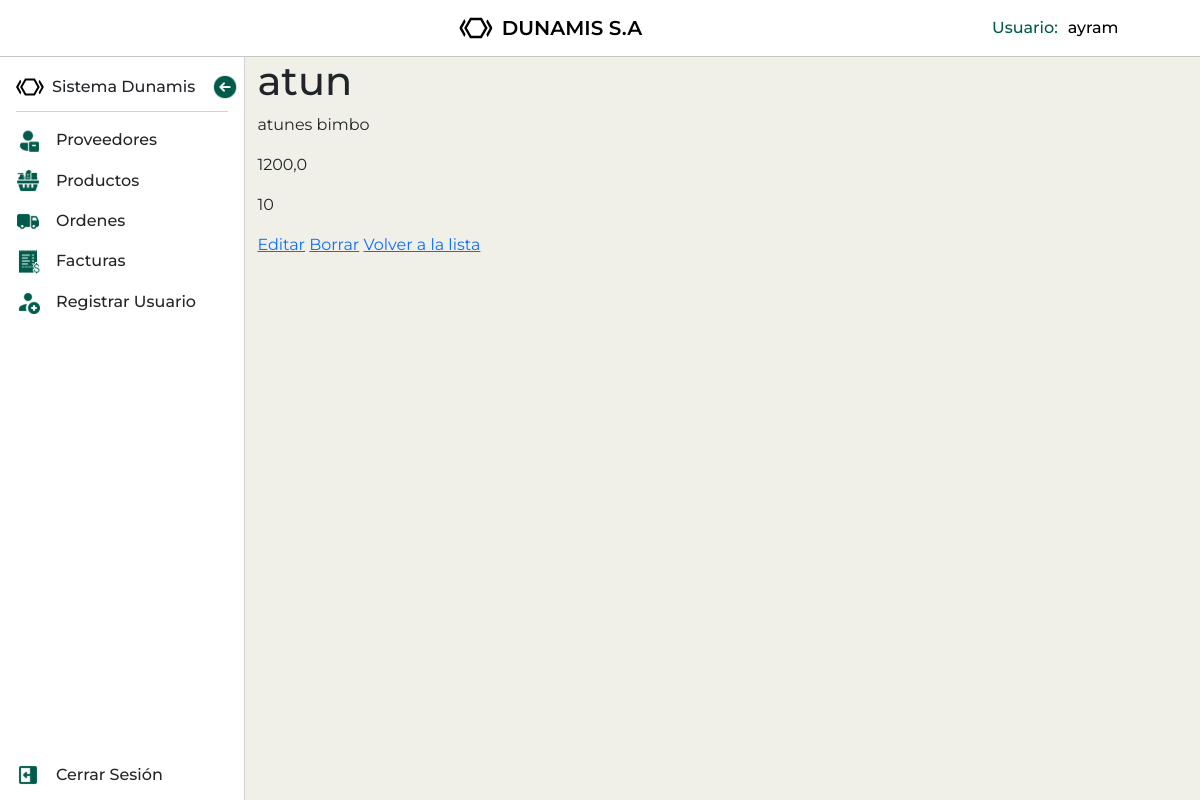
The app's page /productos/1/ (signed in), older data.
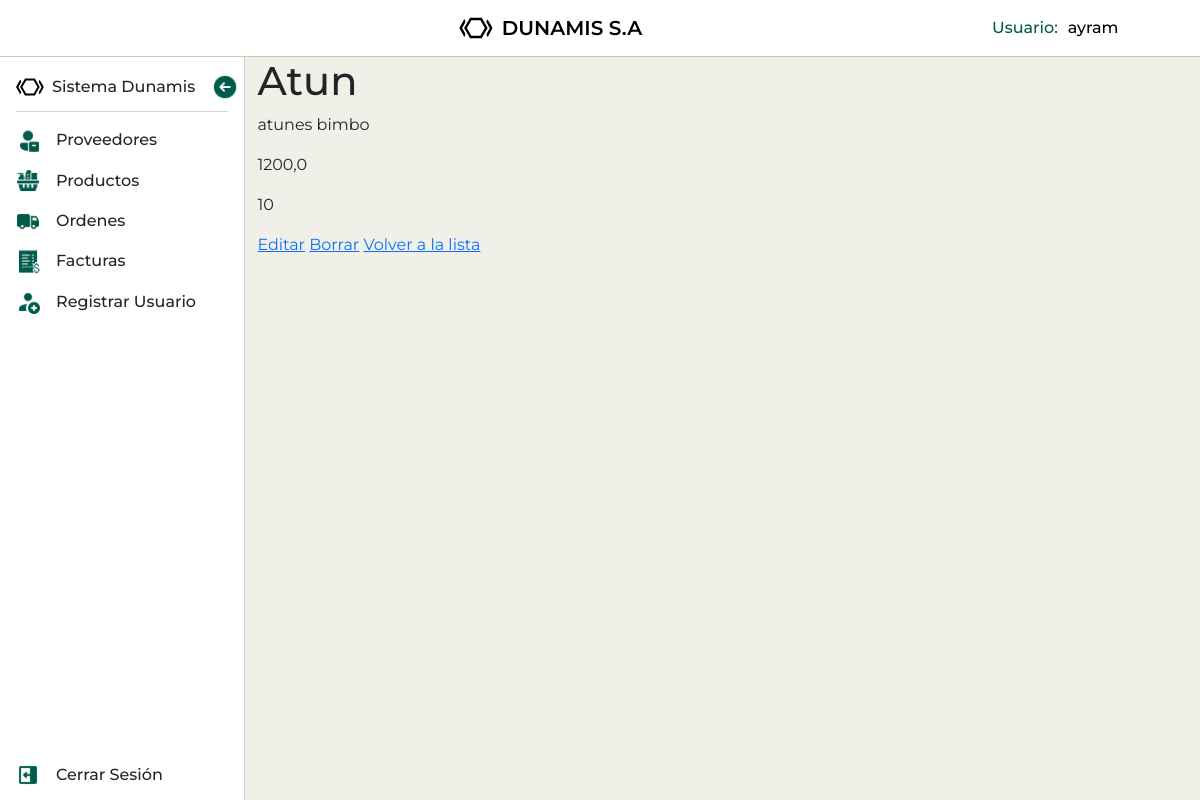
The same page, newer data.
### mod_ventas/sub_mod_productos/models.py (models this page shows, shortened)
class Producto(models.Model):
    nombre = models.CharField(max_length=150)
    imagen = models.ImageField(upload_to='productos/', blank=True, null=True, default='productos/default.png')
    tipo_producto = models.ForeignKey(TipoProducto, on_delete=models.CASCADE, default=1)
    proveedor = models.ForeignKey(Proveedor, on_delete=models.CASCADE, default=1)
    precio_compra = models.FloatField(validators=[MinValueValidator(1)], default=0)
    precio_venta = models.FloatField(validators=[MinValueValidator(1)], default=0)
    codigo_lote = models.CharField(max_length=150, default='')
    stock = models.IntegerField(default=0)
    fecha_vencimiento = models.DateField(default=date.today)
    slug = models.SlugField(default='', null=False)
    activo = models.BooleanField(default=True)
    descripcion = models.TextField()

### mod_ventas/sub_mod_productos/views.py (the view)
# urls.py: path('<int:pk>/', ProductoDetailView.as_view(), name='producto_detalle'),
class ProductoDetailView(LoginRequiredMixin, DetailView):
    model = Producto
    template_name = 'sub_mod_productos/producto_detail.html'
    context_object_name = 'producto'
    def get_object(self, queryset=None):
        try:
            return super().get_object(queryset)
        except Producto.DoesNotExist:
            raise Http404("Producto not found")
    def get_context_data(self, **kwargs):
        context = super().get_context_data(**kwargs)
        context['related_items'] = Producto.objects.filter(tipo_producto=self.object.tipo_producto)
        return context

### mod_ventas/sub_mod_productos/templates/sub_mod_productos/producto_detail.html
{% extends "base.html" %}
{% load static %}
{% block content %}
    <h1>{{ object.nombre }}</h1>
    <p>{{ object.descripcion }}</p>
    <p>{{ object.precio_venta }}</p>
    <p>{{ object.stock }}</p>
    <a href="{% url 'producto_editar' object.pk %}">Editar</a>
    <a href="{% url 'producto_borrar' object.pk %}">Borrar</a>
    <a href="{% url 'producto_list' %}">Volver a la lista</a>
{% endblock %}

Row changes from the older to the newer data that the page shows:
changed Producto "atunes bimbo": nombre "atun" → "Atun"
